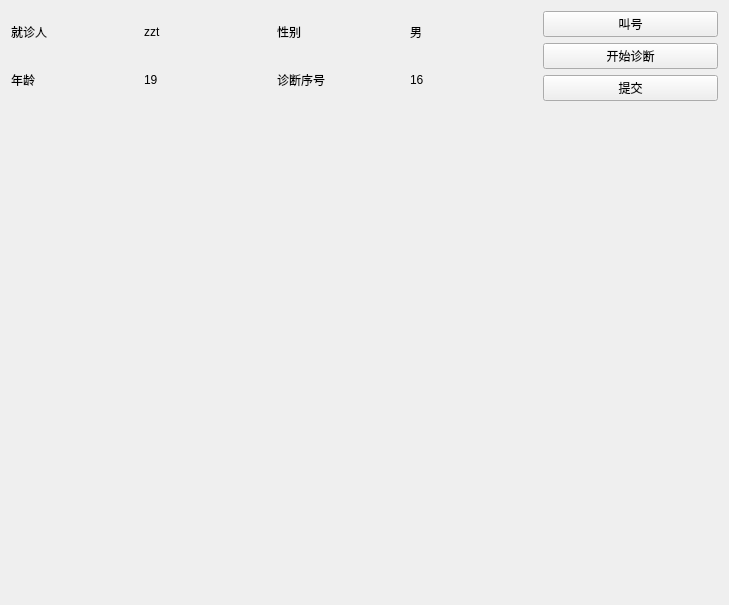
<?xml version="1.0" encoding="UTF-8"?>
<ui version="4.0">
 <class>nowDiagnose</class>
 <widget class="QWidget" name="nowDiagnose">
  <property name="geometry">
   <rect>
    <x>0</x>
    <y>0</y>
    <width>729</width>
    <height>605</height>
   </rect>
  </property>
  <property name="windowTitle">
   <string>Form</string>
  </property>
  <layout class="QVBoxLayout" name="verticalLayout_2" stretch="1,4">
   <item>
    <layout class="QHBoxLayout" name="horizontalLayout" stretch="3,1">
     <item>
      <layout class="QGridLayout" name="gridLayout">
       <item row="0" column="0">
        <widget class="QLabel" name="label_user_name_text">
         <property name="text">
          <string>就诊人</string>
         </property>
        </widget>
       </item>
       <item row="0" column="1">
        <widget class="QLabel" name="label_user_name">
         <property name="text">
          <string>zzt</string>
         </property>
        </widget>
       </item>
       <item row="0" column="2">
        <widget class="QLabel" name="label_gender_text">
         <property name="text">
          <string>性别</string>
         </property>
        </widget>
       </item>
       <item row="0" column="3">
        <widget class="QLabel" name="label_gender">
         <property name="text">
          <string>男</string>
         </property>
        </widget>
       </item>
       <item row="1" column="0">
        <widget class="QLabel" name="label_age_text">
         <property name="text">
          <string>年龄</string>
         </property>
        </widget>
       </item>
       <item row="1" column="1">
        <widget class="QLabel" name="label_age">
         <property name="text">
          <string>19</string>
         </property>
        </widget>
       </item>
       <item row="1" column="2">
        <widget class="QLabel" name="label_id_text">
         <property name="text">
          <string>诊断序号</string>
         </property>
        </widget>
       </item>
       <item row="1" column="3">
        <widget class="QLabel" name="label_id">
         <property name="text">
          <string>16</string>
         </property>
        </widget>
       </item>
      </layout>
     </item>
     <item>
      <layout class="QVBoxLayout" name="verticalLayout">
       <item>
        <widget class="QPushButton" name="btn_call">
         <property name="text">
          <string>叫号</string>
         </property>
        </widget>
       </item>
       <item>
        <widget class="QPushButton" name="btn_start">
         <property name="text">
          <string>开始诊断</string>
         </property>
        </widget>
       </item>
       <item>
        <widget class="QPushButton" name="btn_push">
         <property name="text">
          <string>提交</string>
         </property>
        </widget>
       </item>
      </layout>
     </item>
    </layout>
   </item>
   <item>
    <widget class="RichTextEdit" name="thewidget" native="true"/>
   </item>
  </layout>
 </widget>
 <customwidgets>
  <customwidget>
   <class>RichTextEdit</class>
   <extends>QWidget</extends>
   <header>richtextedit.h</header>
   <container>1</container>
  </customwidget>
 </customwidgets>
 <resources/>
 <connections/>
</ui>
